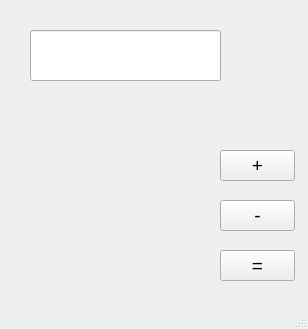
<?xml version="1.0" encoding="UTF-8"?>
<ui version="4.0">
 <class>MainWindow</class>
 <widget class="QMainWindow" name="MainWindow">
  <property name="geometry">
   <rect>
    <x>0</x>
    <y>0</y>
    <width>308</width>
    <height>329</height>
   </rect>
  </property>
  <property name="windowTitle">
   <string>MainWindow</string>
  </property>
  <widget class="QWidget" name="centralwidget">
   <widget class="QLineEdit" name="txt_box">
    <property name="geometry">
     <rect>
      <x>30</x>
      <y>30</y>
      <width>191</width>
      <height>51</height>
     </rect>
    </property>
   </widget>
   <widget class="QPushButton" name="sum">
    <property name="geometry">
     <rect>
      <x>220</x>
      <y>150</y>
      <width>75</width>
      <height>31</height>
     </rect>
    </property>
    <property name="font">
     <font>
      <pointsize>14</pointsize>
     </font>
    </property>
    <property name="text">
     <string>+</string>
    </property>
   </widget>
   <widget class="QPushButton" name="sub">
    <property name="geometry">
     <rect>
      <x>220</x>
      <y>200</y>
      <width>75</width>
      <height>31</height>
     </rect>
    </property>
    <property name="font">
     <font>
      <pointsize>14</pointsize>
     </font>
    </property>
    <property name="text">
     <string>-</string>
    </property>
   </widget>
   <widget class="QPushButton" name="equal">
    <property name="geometry">
     <rect>
      <x>220</x>
      <y>250</y>
      <width>75</width>
      <height>31</height>
     </rect>
    </property>
    <property name="font">
     <font>
      <pointsize>14</pointsize>
     </font>
    </property>
    <property name="text">
     <string>=</string>
    </property>
   </widget>
  </widget>
  <widget class="QMenuBar" name="menubar">
   <property name="geometry">
    <rect>
     <x>0</x>
     <y>0</y>
     <width>308</width>
     <height>22</height>
    </rect>
   </property>
  </widget>
  <widget class="QStatusBar" name="statusbar"/>
 </widget>
 <resources/>
 <connections/>
</ui>
